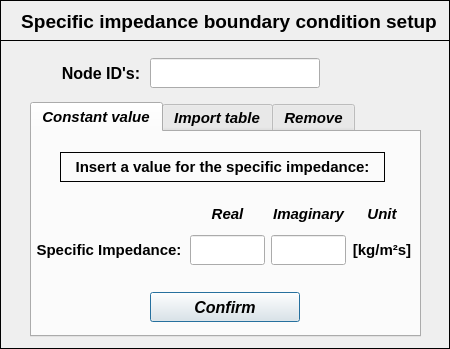
<?xml version="1.0" encoding="UTF-8"?>
<ui version="4.0">
 <class>Dialog</class>
 <widget class="QDialog" name="Dialog">
  <property name="windowModality">
   <enum>Qt::NonModal</enum>
  </property>
  <property name="geometry">
   <rect>
    <x>0</x>
    <y>0</y>
    <width>450</width>
    <height>349</height>
   </rect>
  </property>
  <property name="sizePolicy">
   <sizepolicy hsizetype="Fixed" vsizetype="Fixed">
    <horstretch>0</horstretch>
    <verstretch>0</verstretch>
   </sizepolicy>
  </property>
  <property name="minimumSize">
   <size>
    <width>450</width>
    <height>349</height>
   </size>
  </property>
  <property name="maximumSize">
   <size>
    <width>450</width>
    <height>350</height>
   </size>
  </property>
  <property name="contextMenuPolicy">
   <enum>Qt::DefaultContextMenu</enum>
  </property>
  <property name="windowTitle">
   <string> Set: specific impedance</string>
  </property>
  <property name="windowIcon">
   <iconset>
    <normaloff>../../../../../../Downloads/load - Copia.png</normaloff>../../../../../../Downloads/load - Copia.png</iconset>
  </property>
  <property name="whatsThis">
   <string/>
  </property>
  <widget class="QFrame" name="frame">
   <property name="geometry">
    <rect>
     <x>0</x>
     <y>0</y>
     <width>450</width>
     <height>41</height>
    </rect>
   </property>
   <property name="minimumSize">
    <size>
     <width>450</width>
     <height>0</height>
    </size>
   </property>
   <property name="maximumSize">
    <size>
     <width>450</width>
     <height>16777215</height>
    </size>
   </property>
   <property name="frameShape">
    <enum>QFrame::Box</enum>
   </property>
   <property name="frameShadow">
    <enum>QFrame::Plain</enum>
   </property>
   <property name="lineWidth">
    <number>1</number>
   </property>
   <widget class="QLabel" name="label">
    <property name="geometry">
     <rect>
      <x>4</x>
      <y>6</y>
      <width>450</width>
      <height>30</height>
     </rect>
    </property>
    <property name="minimumSize">
     <size>
      <width>450</width>
      <height>30</height>
     </size>
    </property>
    <property name="maximumSize">
     <size>
      <width>450</width>
      <height>30</height>
     </size>
    </property>
    <property name="font">
     <font>
      <family>Arial</family>
      <pointsize>14</pointsize>
      <weight>75</weight>
      <italic>false</italic>
      <bold>true</bold>
     </font>
    </property>
    <property name="text">
     <string>Specific impedance boundary condition setup</string>
    </property>
    <property name="textFormat">
     <enum>Qt::AutoText</enum>
    </property>
    <property name="alignment">
     <set>Qt::AlignCenter</set>
    </property>
   </widget>
  </widget>
  <widget class="QFrame" name="frame_2">
   <property name="geometry">
    <rect>
     <x>0</x>
     <y>40</y>
     <width>450</width>
     <height>309</height>
    </rect>
   </property>
   <property name="minimumSize">
    <size>
     <width>450</width>
     <height>0</height>
    </size>
   </property>
   <property name="maximumSize">
    <size>
     <width>450</width>
     <height>16777215</height>
    </size>
   </property>
   <property name="sizeIncrement">
    <size>
     <width>0</width>
     <height>0</height>
    </size>
   </property>
   <property name="frameShape">
    <enum>QFrame::Box</enum>
   </property>
   <property name="frameShadow">
    <enum>QFrame::Plain</enum>
   </property>
   <widget class="QTabWidget" name="tabWidget_specific_impedance">
    <property name="geometry">
     <rect>
      <x>30</x>
      <y>62</y>
      <width>391</width>
      <height>235</height>
     </rect>
    </property>
    <property name="minimumSize">
     <size>
      <width>391</width>
      <height>235</height>
     </size>
    </property>
    <property name="maximumSize">
     <size>
      <width>391</width>
      <height>235</height>
     </size>
    </property>
    <property name="font">
     <font>
      <family>Arial</family>
      <pointsize>11</pointsize>
      <weight>75</weight>
      <italic>true</italic>
      <bold>true</bold>
     </font>
    </property>
    <property name="currentIndex">
     <number>0</number>
    </property>
    <widget class="QWidget" name="tab_constant_values">
     <attribute name="title">
      <string>Constant value</string>
     </attribute>
     <widget class="QPushButton" name="pushButton_constant_value_confirm">
      <property name="geometry">
       <rect>
        <x>118</x>
        <y>160</y>
        <width>150</width>
        <height>30</height>
       </rect>
      </property>
      <property name="minimumSize">
       <size>
        <width>150</width>
        <height>30</height>
       </size>
      </property>
      <property name="maximumSize">
       <size>
        <width>150</width>
        <height>30</height>
       </size>
      </property>
      <property name="font">
       <font>
        <family>Arial</family>
        <pointsize>12</pointsize>
        <weight>75</weight>
        <italic>true</italic>
        <bold>true</bold>
       </font>
      </property>
      <property name="text">
       <string>Confirm</string>
      </property>
     </widget>
     <widget class="QWidget" name="gridLayoutWidget">
      <property name="geometry">
       <rect>
        <x>2</x>
        <y>66</y>
        <width>378</width>
        <height>71</height>
       </rect>
      </property>
      <layout class="QGridLayout" name="gridLayout">
       <item row="1" column="2" alignment="Qt::AlignHCenter">
        <widget class="QLineEdit" name="lineEdit_specific_impedance_imag">
         <property name="minimumSize">
          <size>
           <width>75</width>
           <height>30</height>
          </size>
         </property>
         <property name="maximumSize">
          <size>
           <width>75</width>
           <height>30</height>
          </size>
         </property>
         <property name="font">
          <font>
           <family>Arial</family>
           <pointsize>11</pointsize>
           <weight>75</weight>
           <italic>true</italic>
           <bold>true</bold>
          </font>
         </property>
         <property name="styleSheet">
          <string notr="true">color: rgb(255, 0, 0);</string>
         </property>
         <property name="text">
          <string/>
         </property>
         <property name="alignment">
          <set>Qt::AlignCenter</set>
         </property>
        </widget>
       </item>
       <item row="1" column="1" alignment="Qt::AlignHCenter">
        <widget class="QLineEdit" name="lineEdit_specific_impedance_real">
         <property name="minimumSize">
          <size>
           <width>75</width>
           <height>30</height>
          </size>
         </property>
         <property name="maximumSize">
          <size>
           <width>75</width>
           <height>30</height>
          </size>
         </property>
         <property name="font">
          <font>
           <family>Arial</family>
           <pointsize>11</pointsize>
           <weight>75</weight>
           <italic>true</italic>
           <bold>true</bold>
          </font>
         </property>
         <property name="styleSheet">
          <string notr="true">color: rgb(255, 0, 0);</string>
         </property>
         <property name="text">
          <string/>
         </property>
         <property name="alignment">
          <set>Qt::AlignCenter</set>
         </property>
        </widget>
       </item>
       <item row="1" column="3">
        <widget class="QLabel" name="label_13">
         <property name="minimumSize">
          <size>
           <width>60</width>
           <height>30</height>
          </size>
         </property>
         <property name="maximumSize">
          <size>
           <width>60</width>
           <height>30</height>
          </size>
         </property>
         <property name="font">
          <font>
           <family>Arial</family>
           <pointsize>11</pointsize>
           <italic>false</italic>
          </font>
         </property>
         <property name="text">
          <string>[kg/m²s]</string>
         </property>
         <property name="alignment">
          <set>Qt::AlignCenter</set>
         </property>
        </widget>
       </item>
       <item row="0" column="3">
        <widget class="QLabel" name="label_5">
         <property name="minimumSize">
          <size>
           <width>60</width>
           <height>25</height>
          </size>
         </property>
         <property name="maximumSize">
          <size>
           <width>60</width>
           <height>25</height>
          </size>
         </property>
         <property name="font">
          <font>
           <family>Arial</family>
           <pointsize>11</pointsize>
           <weight>75</weight>
           <italic>true</italic>
           <bold>true</bold>
          </font>
         </property>
         <property name="frameShape">
          <enum>QFrame::NoFrame</enum>
         </property>
         <property name="frameShadow">
          <enum>QFrame::Raised</enum>
         </property>
         <property name="text">
          <string>Unit</string>
         </property>
         <property name="alignment">
          <set>Qt::AlignCenter</set>
         </property>
        </widget>
       </item>
       <item row="0" column="2">
        <widget class="QLabel" name="label_8">
         <property name="minimumSize">
          <size>
           <width>75</width>
           <height>25</height>
          </size>
         </property>
         <property name="maximumSize">
          <size>
           <width>75</width>
           <height>25</height>
          </size>
         </property>
         <property name="font">
          <font>
           <family>Arial</family>
           <pointsize>11</pointsize>
           <weight>75</weight>
           <italic>true</italic>
           <bold>true</bold>
          </font>
         </property>
         <property name="frameShape">
          <enum>QFrame::NoFrame</enum>
         </property>
         <property name="frameShadow">
          <enum>QFrame::Raised</enum>
         </property>
         <property name="text">
          <string>Imaginary</string>
         </property>
         <property name="alignment">
          <set>Qt::AlignCenter</set>
         </property>
        </widget>
       </item>
       <item row="0" column="1">
        <widget class="QLabel" name="label_7">
         <property name="minimumSize">
          <size>
           <width>75</width>
           <height>25</height>
          </size>
         </property>
         <property name="maximumSize">
          <size>
           <width>75</width>
           <height>25</height>
          </size>
         </property>
         <property name="font">
          <font>
           <family>Arial</family>
           <pointsize>11</pointsize>
           <weight>75</weight>
           <italic>true</italic>
           <bold>true</bold>
          </font>
         </property>
         <property name="frameShape">
          <enum>QFrame::NoFrame</enum>
         </property>
         <property name="frameShadow">
          <enum>QFrame::Raised</enum>
         </property>
         <property name="text">
          <string>Real</string>
         </property>
         <property name="alignment">
          <set>Qt::AlignCenter</set>
         </property>
        </widget>
       </item>
       <item row="1" column="0">
        <widget class="QLabel" name="label_6">
         <property name="enabled">
          <bool>true</bool>
         </property>
         <property name="minimumSize">
          <size>
           <width>148</width>
           <height>30</height>
          </size>
         </property>
         <property name="maximumSize">
          <size>
           <width>16777215</width>
           <height>30</height>
          </size>
         </property>
         <property name="font">
          <font>
           <family>Arial</family>
           <pointsize>11</pointsize>
           <italic>false</italic>
          </font>
         </property>
         <property name="text">
          <string>Specific Impedance:</string>
         </property>
         <property name="alignment">
          <set>Qt::AlignCenter</set>
         </property>
        </widget>
       </item>
      </layout>
     </widget>
     <widget class="QLabel" name="label_20">
      <property name="enabled">
       <bool>true</bool>
      </property>
      <property name="geometry">
       <rect>
        <x>28</x>
        <y>20</y>
        <width>325</width>
        <height>30</height>
       </rect>
      </property>
      <property name="minimumSize">
       <size>
        <width>325</width>
        <height>30</height>
       </size>
      </property>
      <property name="maximumSize">
       <size>
        <width>325</width>
        <height>30</height>
       </size>
      </property>
      <property name="font">
       <font>
        <family>Arial</family>
        <pointsize>11</pointsize>
        <weight>75</weight>
        <italic>false</italic>
        <bold>true</bold>
       </font>
      </property>
      <property name="frameShape">
       <enum>QFrame::Box</enum>
      </property>
      <property name="text">
       <string>Insert a value for the specific impedance:</string>
      </property>
      <property name="alignment">
       <set>Qt::AlignCenter</set>
      </property>
     </widget>
    </widget>
    <widget class="QWidget" name="tab_table_values">
     <attribute name="title">
      <string>Import table</string>
     </attribute>
     <widget class="QToolButton" name="toolButton_load_table">
      <property name="enabled">
       <bool>true</bool>
      </property>
      <property name="geometry">
       <rect>
        <x>308</x>
        <y>74</y>
        <width>65</width>
        <height>30</height>
       </rect>
      </property>
      <property name="sizePolicy">
       <sizepolicy hsizetype="Expanding" vsizetype="Fixed">
        <horstretch>0</horstretch>
        <verstretch>0</verstretch>
       </sizepolicy>
      </property>
      <property name="minimumSize">
       <size>
        <width>65</width>
        <height>30</height>
       </size>
      </property>
      <property name="maximumSize">
       <size>
        <width>65</width>
        <height>30</height>
       </size>
      </property>
      <property name="font">
       <font>
        <family>Arial</family>
        <pointsize>11</pointsize>
        <weight>75</weight>
        <italic>true</italic>
        <bold>true</bold>
       </font>
      </property>
      <property name="text">
       <string>Search</string>
      </property>
      <property name="autoRaise">
       <bool>false</bool>
      </property>
      <property name="arrowType">
       <enum>Qt::NoArrow</enum>
      </property>
     </widget>
     <widget class="QLineEdit" name="line_load_table_path">
      <property name="enabled">
       <bool>true</bool>
      </property>
      <property name="geometry">
       <rect>
        <x>16</x>
        <y>74</y>
        <width>287</width>
        <height>30</height>
       </rect>
      </property>
      <property name="minimumSize">
       <size>
        <width>287</width>
        <height>30</height>
       </size>
      </property>
      <property name="maximumSize">
       <size>
        <width>287</width>
        <height>30</height>
       </size>
      </property>
      <property name="font">
       <font>
        <family>Arial</family>
        <pointsize>10</pointsize>
        <weight>50</weight>
        <italic>true</italic>
        <bold>false</bold>
       </font>
      </property>
      <property name="styleSheet">
       <string notr="true">color: rgb(0, 0, 255);</string>
      </property>
      <property name="alignment">
       <set>Qt::AlignCenter</set>
      </property>
     </widget>
     <widget class="QPushButton" name="pushButton_table_values_confirm">
      <property name="geometry">
       <rect>
        <x>118</x>
        <y>160</y>
        <width>150</width>
        <height>30</height>
       </rect>
      </property>
      <property name="font">
       <font>
        <family>Arial</family>
        <pointsize>12</pointsize>
        <weight>75</weight>
        <italic>true</italic>
        <bold>true</bold>
       </font>
      </property>
      <property name="text">
       <string>Confirm</string>
      </property>
     </widget>
     <widget class="QSpinBox" name="spinBox">
      <property name="geometry">
       <rect>
        <x>234</x>
        <y>118</y>
        <width>42</width>
        <height>25</height>
       </rect>
      </property>
      <property name="maximum">
       <number>10</number>
      </property>
     </widget>
     <widget class="QLabel" name="label_9">
      <property name="geometry">
       <rect>
        <x>72</x>
        <y>118</y>
        <width>160</width>
        <height>25</height>
       </rect>
      </property>
      <property name="minimumSize">
       <size>
        <width>160</width>
        <height>25</height>
       </size>
      </property>
      <property name="maximumSize">
       <size>
        <width>160</width>
        <height>25</height>
       </size>
      </property>
      <property name="font">
       <font>
        <family>Arial</family>
        <pointsize>11</pointsize>
        <weight>75</weight>
        <italic>false</italic>
        <bold>true</bold>
       </font>
      </property>
      <property name="text">
       <string>Header rows to skip:</string>
      </property>
      <property name="alignment">
       <set>Qt::AlignCenter</set>
      </property>
     </widget>
     <widget class="QLabel" name="label_19">
      <property name="enabled">
       <bool>true</bool>
      </property>
      <property name="geometry">
       <rect>
        <x>36</x>
        <y>22</y>
        <width>312</width>
        <height>30</height>
       </rect>
      </property>
      <property name="font">
       <font>
        <family>Arial</family>
        <pointsize>11</pointsize>
        <weight>75</weight>
        <italic>false</italic>
        <bold>true</bold>
       </font>
      </property>
      <property name="frameShape">
       <enum>QFrame::Box</enum>
      </property>
      <property name="text">
       <string>Select a table of values to be imported:</string>
      </property>
      <property name="alignment">
       <set>Qt::AlignCenter</set>
      </property>
     </widget>
    </widget>
    <widget class="QWidget" name="tab_remove">
     <attribute name="title">
      <string>Remove</string>
     </attribute>
     <widget class="QPushButton" name="pushButton_remove_bc_confirm">
      <property name="geometry">
       <rect>
        <x>214</x>
        <y>170</y>
        <width>100</width>
        <height>30</height>
       </rect>
      </property>
      <property name="minimumSize">
       <size>
        <width>100</width>
        <height>30</height>
       </size>
      </property>
      <property name="maximumSize">
       <size>
        <width>100</width>
        <height>30</height>
       </size>
      </property>
      <property name="font">
       <font>
        <family>Arial</family>
        <pointsize>12</pointsize>
        <weight>75</weight>
        <italic>true</italic>
        <bold>true</bold>
       </font>
      </property>
      <property name="text">
       <string>Remove</string>
      </property>
     </widget>
     <widget class="QTreeWidget" name="treeWidget_specific_impedance">
      <property name="geometry">
       <rect>
        <x>52</x>
        <y>42</y>
        <width>282</width>
        <height>120</height>
       </rect>
      </property>
      <property name="minimumSize">
       <size>
        <width>282</width>
        <height>120</height>
       </size>
      </property>
      <property name="maximumSize">
       <size>
        <width>282</width>
        <height>120</height>
       </size>
      </property>
      <property name="font">
       <font>
        <family>Arial</family>
        <italic>true</italic>
       </font>
      </property>
      <property name="indentation">
       <number>0</number>
      </property>
      <column>
       <property name="text">
        <string>Nodes</string>
       </property>
       <property name="font">
        <font>
         <family>Arial</family>
         <pointsize>10</pointsize>
         <weight>75</weight>
         <italic>true</italic>
         <bold>true</bold>
        </font>
       </property>
       <property name="textAlignment">
        <set>AlignCenter</set>
       </property>
      </column>
      <column>
       <property name="text">
        <string>Values</string>
       </property>
       <property name="font">
        <font>
         <family>Arial</family>
         <pointsize>10</pointsize>
         <weight>75</weight>
         <italic>true</italic>
         <bold>true</bold>
        </font>
       </property>
       <property name="textAlignment">
        <set>AlignCenter</set>
       </property>
      </column>
     </widget>
     <widget class="QLabel" name="label_29">
      <property name="geometry">
       <rect>
        <x>8</x>
        <y>6</y>
        <width>369</width>
        <height>30</height>
       </rect>
      </property>
      <property name="minimumSize">
       <size>
        <width>0</width>
        <height>30</height>
       </size>
      </property>
      <property name="maximumSize">
       <size>
        <width>16777215</width>
        <height>30</height>
       </size>
      </property>
      <property name="font">
       <font>
        <family>Arial</family>
        <pointsize>11</pointsize>
        <weight>75</weight>
        <italic>false</italic>
        <bold>true</bold>
       </font>
      </property>
      <property name="frameShape">
       <enum>QFrame::Box</enum>
      </property>
      <property name="text">
       <string>Select a node to remove the specific impedance:</string>
      </property>
      <property name="textFormat">
       <enum>Qt::AutoText</enum>
      </property>
      <property name="alignment">
       <set>Qt::AlignCenter</set>
      </property>
     </widget>
     <widget class="QPushButton" name="pushButton_reset">
      <property name="geometry">
       <rect>
        <x>72</x>
        <y>170</y>
        <width>100</width>
        <height>30</height>
       </rect>
      </property>
      <property name="minimumSize">
       <size>
        <width>100</width>
        <height>30</height>
       </size>
      </property>
      <property name="maximumSize">
       <size>
        <width>100</width>
        <height>30</height>
       </size>
      </property>
      <property name="font">
       <font>
        <family>Arial</family>
        <pointsize>12</pointsize>
        <weight>75</weight>
        <italic>true</italic>
        <bold>true</bold>
       </font>
      </property>
      <property name="styleSheet">
       <string notr="true">background-color: rgb(125, 255, 245);</string>
      </property>
      <property name="text">
       <string>Reset</string>
      </property>
      <property name="flat">
       <bool>false</bool>
      </property>
     </widget>
    </widget>
   </widget>
   <widget class="QLineEdit" name="lineEdit_nodeID">
    <property name="geometry">
     <rect>
      <x>150</x>
      <y>18</y>
      <width>170</width>
      <height>30</height>
     </rect>
    </property>
    <property name="minimumSize">
     <size>
      <width>170</width>
      <height>0</height>
     </size>
    </property>
    <property name="maximumSize">
     <size>
      <width>170</width>
      <height>16777215</height>
     </size>
    </property>
    <property name="font">
     <font>
      <family>Arial</family>
      <pointsize>11</pointsize>
      <weight>75</weight>
      <italic>true</italic>
      <bold>true</bold>
     </font>
    </property>
    <property name="focusPolicy">
     <enum>Qt::ClickFocus</enum>
    </property>
    <property name="styleSheet">
     <string notr="true">color: rgb(0, 0, 255);</string>
    </property>
    <property name="text">
     <string/>
    </property>
    <property name="alignment">
     <set>Qt::AlignCenter</set>
    </property>
   </widget>
   <widget class="QLabel" name="label_2">
    <property name="geometry">
     <rect>
      <x>56</x>
      <y>18</y>
      <width>90</width>
      <height>30</height>
     </rect>
    </property>
    <property name="minimumSize">
     <size>
      <width>90</width>
      <height>30</height>
     </size>
    </property>
    <property name="maximumSize">
     <size>
      <width>90</width>
      <height>30</height>
     </size>
    </property>
    <property name="font">
     <font>
      <family>Arial</family>
      <pointsize>12</pointsize>
      <weight>75</weight>
      <italic>false</italic>
      <bold>true</bold>
     </font>
    </property>
    <property name="text">
     <string>Node ID's:</string>
    </property>
    <property name="alignment">
     <set>Qt::AlignCenter</set>
    </property>
   </widget>
  </widget>
 </widget>
 <tabstops>
  <tabstop>tabWidget_specific_impedance</tabstop>
  <tabstop>pushButton_constant_value_confirm</tabstop>
  <tabstop>line_load_table_path</tabstop>
  <tabstop>toolButton_load_table</tabstop>
 </tabstops>
 <resources/>
 <connections/>
</ui>
